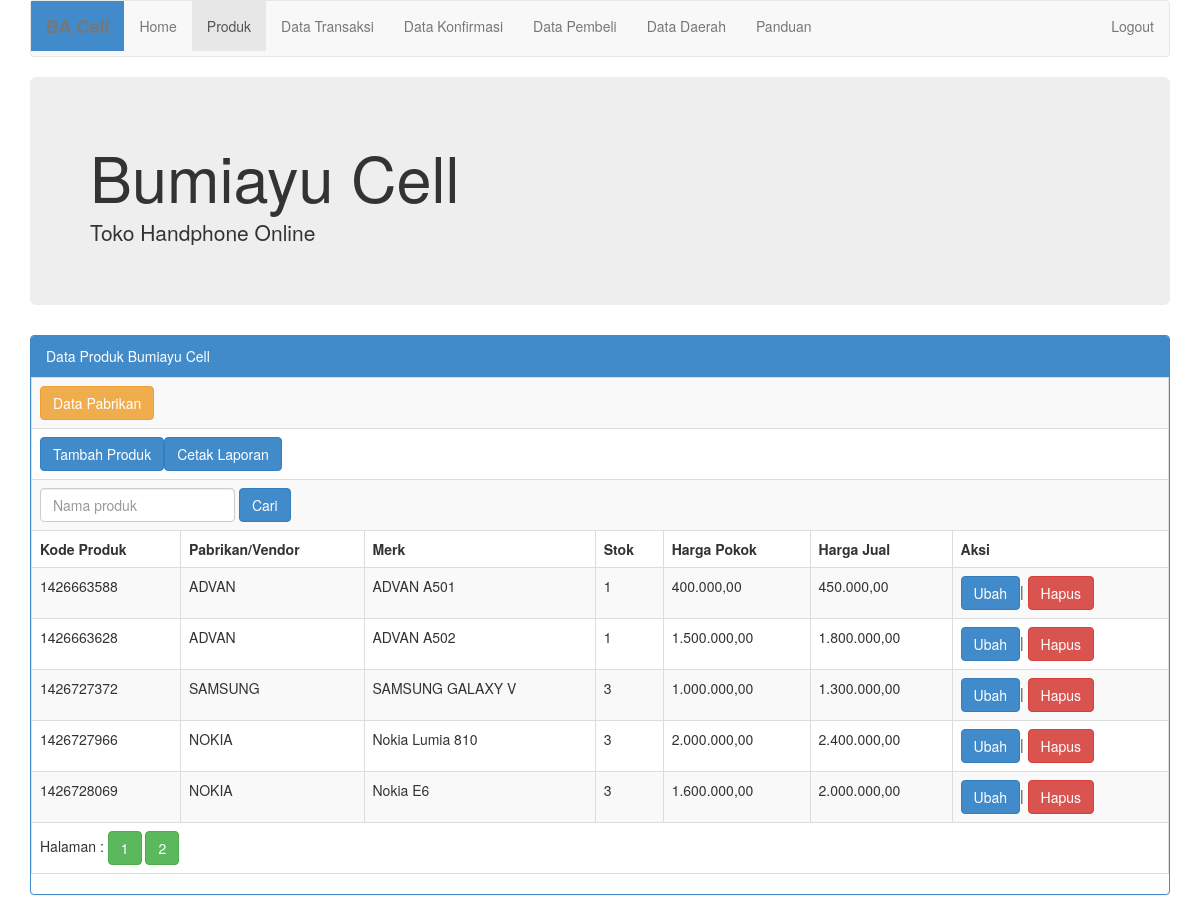
Page /page/admin/index.php?admin=produk (signed in) on the committed database.
### tables this page shows
CREATE TABLE `produk` (
  `kode_produk` varchar(20) NOT NULL,
  `kode_pabrikan_produk` varchar(10) NOT NULL,
  `nama_produk` varchar(50) NOT NULL,
  `stok` int(5) NOT NULL,
  `harga_pokok` double NOT NULL,
  `harga_jual` double NOT NULL,
  `spesifikasi` text NOT NULL,
  `nama_gambar` varchar(255) NOT NULL,
  `lokasi_gambar` varchar(255) NOT NULL,
  `berat_barang` double NOT NULL,
  PRIMARY KEY (`kode_produk`)
);

CREATE TABLE `pabrikan_ponsel` (
  `kode_pabrikan` varchar(10) NOT NULL,
  `nama_pabrikan` varchar(50) NOT NULL,
  `keterangan` text NOT NULL,
  PRIMARY KEY (`kode_pabrikan`)
);

### page/db/koneksi.php (called while the page is built, shortened)
<?php
class Koneksi {
    public static function connect() {
        $con = new mysqli(HOST, USERNAME, PASSWORD, DATABASE_NAME, PORT);
        return $con;
    }
}

### page/model/produk_model.php (called while the page is built, shortened)
<?php
include_once '../db/koneksi.php';
class Produk {
    private $kodeProduk;
    private $namaPabrikan;
    private $namaProduk;
    private $stok;
    private $hargaPokok;
    private $hargaJual;
    public function getKodeProduk() {
        return $this->kodeProduk;
    }
    public function getNamaPabrikan() {
        return $this->namaPabrikan;
    }
    public function getNamaProduk() {
        return $this->namaProduk;
    }
    public function getStok() {
        return $this->stok;
    }
    public function getHargaPokok() {
        return $this->hargaPokok;
    }
    public function getHargaJual() {
        return $this->hargaJual;
    }
    public function setKodeProduk($kodeProduk) {
        $this->kodeProduk = $kodeProduk;
    }
    public function setNamaPabrikan($namaPabrikan) {
        $this->namaPabrikan = $namaPabrikan;
    }
    public function setNamaProduk($namaProduk) {
        $this->namaProduk = $namaProduk;
    }
    public function setStok($stok) {
        $this->stok = $stok;
    }
    public function setHargaPokok($hargaPokok) {
        $this->hargaPokok = $hargaPokok;
    }
    public function setHargaJual($hargaJual) {
        $this->hargaJual = $hargaJual;
    }
}
class ProdukDaoImpl implements ProdukDao {
    private $con;
    public function __construct() {
        $this->con = Koneksi::connect();
    }
    public function findAllLimit($start, $batch) {
        $hasil = array();
        $query = "SELECT kode_produk, kode_pabrikan_produk, nama_pabrikan, nama_produk, stok, harga_pokok, harga_jual, spesifikasi, nama_gambar, lokasi_gambar, berat_barang FROM produk, pabrikan_ponsel WHERE produk.kode_pabrikan_produk=pabrikan_ponsel.kode_pabrikan LIMIT ?,?";
        $prep = $this->con->prepare($query);
        $prep->bind_param('ii', $start, $batch);
        $prep->execute();
        $prep->bind_result($a, $b, $c, $d, $e, $f, $g, $h, $i, $j, $k);
        while ($prep->fetch()) {
            $p = new Produk();
            $p->setKodeProduk($a);
            $p->setKodePabrikanProduk($b);
            $p->setNamaPabrikan($c);
            $p->setNamaProduk($d);
            $p->setStok($e);
            $p->setHargaPokok($f);
            $p->setHargaJual($g);
            $p->setSpesifikasi($h);
            $p->setNamaGambar($i);
            $p->setLokasiGambar($j);
            $p->setBeratBarang($k);
            $hasil[] = $p;
        }
        return $hasil;
    }
    public function jumlahProduk() {
        $jumlah = 0;
        $query = "SELECT COUNT(kode_produk) AS JUMLAH FROM produk";
        $sql = $this->con->query($query);
        while ($res = $sql->fetch_assoc()){
            $jumlah = $res['JUMLAH'];
        }
        return $jumlah;
    }
}

### page/model/petugas_model.php (called while the page is built, shortened)
<?php
include_once '../db/koneksi.php';
class PetugasDaoImpl implements PetugasDao {
    private $con;
    public function __construct() {
        $this->con = Koneksi::connect();
    }
    public function login($username, $password) {
        $p = new Petugas();
        $query = "SELECT kode_petugas, nama_petugas, jenis_kelamin, username, password, no_telpon, alamat FROM petugas WHERE username = ? AND password = ?";
        $prep = $this->con->prepare($query);
        $prep->bind_param('ss', $username, $password);
        $prep->execute();
        $prep->bind_result($a, $b, $c, $d, $e, $f, $g);
        if ($prep->fetch()) {
            $p->setKodePetugas($a);
            $p->setNamaPetugas($b);
            $p->setJenisKelamin($c);
            $p->setUsername($d);
            $p->setPassword($e);
            $p->setNoTelpon($f);
            $p->setAlamat($g);
        }
        return $p;
    }
}

### page/admin/daftar_produk.php (the view, shortened to what this page needs)
<div class="navbar navbar-default" role="navigation">
    <div class="navbar-header">
        <label class="navbar-brand label-primary">BA Cell</label>
    </div>
    <div class="navbar-collapse collapse">
        <ul class="nav navbar-nav">
            <li><a href="index.php?admin=home"><span>Home</span></a> </li>
            <li class="active"><a href="index.php?admin=produk"><span>Produk</span></a></li>
            <li><a href="index.php?admin=data_transaksi"><span>Data Transaksi</span></a></li>
            <li><a href="index.php?admin=data_konfirmasi">Data Konfirmasi</a></li>
            <li><a href="index.php?admin=data_member"><span>Data Pembeli</span></a></li>
            <li><a href="index.php?admin=data_daerah">Data Daerah</a></li>
            <li><a href="index.php?admin=panduan_belanja"><span>Panduan</span></a></li>
        </ul>
        <ul class="nav navbar-nav navbar-right">
            <li><a href="logout_admin.php">Logout</a></li>
        </ul>
    </div>
</div>
<div class="jumbotron">
    <h1>Bumiayu Cell</h1>
    <p>Toko Handphone Online</p>
</div>
<div class="panel panel-primary">
    <div class="panel-heading">
        Data Produk Bumiayu Cell
    </div>
    <div>
        <table class="table table-bordered table-striped table-hover">
            <tr>
                <td colspan="7"><a href="index.php?admin=daftar_pabrikan" class="btn btn-warning">Data Pabrikan</a></td>
            </tr>
            <tr>
                <td colspan="7"><a href="index.php?admin=tambah_produk" class="btn btn-primary">Tambah Produk</a><a href="cetak_pdf_barang_go.php" class="btn btn-primary" target="blank">Cetak Laporan</a></td>
            </tr>
            <tr>
                <td colspan="7">
                    <form action="index.php?admin=cari_produk_by_nama" method="post" class="form-inline" id="form-cari">
                        <div class="form-group">
                            <input type="text" name="nama_produk" id="nama_produk" class="required form-control" placeholder="Nama produk"/>
                        </div>
                        <button type="submit" name="cari" class="btn btn-primary">Cari</button>
                    </form>
                </td>
            </tr>
            <tr>
                <th>Kode Produk</th>
                <th>Pabrikan/Vendor</th>
                <th>Merk</th>
                <th>Stok</th>
                <th>Harga Pokok</th>
                <th>Harga Jual</th>
                <th>Aksi</th>
            </tr>
            <?php
            include_once '../model/produk_model.php';
            $pdao = new ProdukDaoImpl();
            $pdaof = new ProdukDaoImpl();
            $jml = $pdao->jumlahProduk();
            $page = filter_input(INPUT_GET, 'page');
            $batch = 5;
            $pages = ceil($jml / $batch);
            if (!$page)
                $page = 1;
            $start = ($page - 1) * $batch;
            $data = $pdaof->findAllLimit($start, $batch);
            for ($i = 0; $i < count($data); $i++) {
                $p = $data[$i];
                $kodeProduk = $p->getKodeProduk();
                $merk = $p->getNamaProduk();
                $namaPabrikan = $p->getNamaPabrikan();
                $stok = $p->getStok();
                $hargaPokok = $p->getHargaPokok();
                $hargaJual = $p->getHargaJual();
                $token = md5(md5($kodeProduk) . md5('kata diacak'));
                ?>
                <tr>
                    <td><?php echo $kodeProduk; ?></td>
                    <td><?php echo $namaPabrikan; ?></td>
                    <td><?php echo $merk; ?></td>
                    <td><?php echo $stok; ?></td>
                    <td><?php echo number_format($hargaPokok, 2, ',', '.'); ?></td>
                    <td><?php echo number_format($hargaJual, 2, ',', '.'); ?></td>
                    <td><a href="index.php?admin=ubah_produk&kode_produk=<?php echo $kodeProduk; ?>&token=<?php echo $token; ?>" class="btn btn-primary">Ubah</a>|
                        <a href="index.php?admin=hapus_produk&kode_produk=<?php echo $kodeProduk; ?>&token=<?php echo $token; ?>" class="btn btn-danger" onclick="return confirm('Peringatan !!\n nAnda yakin ?');">Hapus</a>
                    </td>
                </tr>
                <?php
            }
            if ($pages > 1) {
                echo "<tr>";
                echo "<td colspan='7'>Halaman : ";
                for ($i = 1; $i <= $pages; $i++) {
                    if ($i != ceil($start / $batch)) {
                        echo "<a href='index.php?admin=produk&page=$i' class='btn btn-success'>$i</a> ";
                    } else {
                        echo " <a href='index.php?admin=produk&page=$i' class='btn btn-success'>$i</a> ";
                    }
                }
                echo "</td>";
                echo "</tr>";
            }
            ?>
        </table>
    </div>
</div>

### page/admin/index.php (shortened to what this page needs)
<?php
include_once '../model/petugas_model.php';
if (!isset($_SESSION['username_login_admin']) && !isset($_SESSION['password_login_admin'])) {
    Validasi::harusLogin();
} else {
    $username = $_SESSION['username_login_admin'];
    $password = $_SESSION['password_login_admin'];
    $pdao = new PetugasDaoImpl();
    $p = $pdao->login($username, $password);
}
?>
<!DOCTYPE html PUBLIC "-//W3C//DTD XHTML 1.0 Strict//EN" "http://www.w3.org/TR/xhtml1/DTD/xhtml1-strict.dtd">
<html>
    <head>
            <link href="../../styles/bootstrap/bootstrap.css" rel="stylesheet"/>
            <link href="../../styles/bootstrap/bootstrap.min.css" rel="stylesheet"/>
            <link type="text/css" href="../../js/bootstrap/themes/base/jquery.ui.all.css" rel="stylesheet"/>
    </head>
    <body>
        <div class="container">
            <?php
            include 'controller_page_admin.php';
            ?>
        </div>
    </body>
</html>

### page/admin/controller_page_admin.php (shortened to what this page needs)
<?php
$admin = filter_input(INPUT_GET, 'admin');
switch ($admin) {
    case 'produk': include 'daftar_produk.php';
        break;
}

### rows in the picture
produk: kode_produk "1426663588", pabrikan_ponsel.nama_pabrikan "ADVAN", nama_produk "ADVAN A501", stok "1", harga_pokok "400.000,00", harga_jual "450.000,00"
produk: kode_produk "1426663628", pabrikan_ponsel.nama_pabrikan "ADVAN", nama_produk "ADVAN A502", stok "1", harga_pokok "1.500.000,00", harga_jual "1.800.000,00"
produk: kode_produk "1426727372", pabrikan_ponsel.nama_pabrikan "SAMSUNG", nama_produk "SAMSUNG GALAXY V", stok "3", harga_pokok "1.000.000,00", harga_jual "1.300.000,00"
produk: kode_produk "1426727966", pabrikan_ponsel.nama_pabrikan "NOKIA", nama_produk "Nokia Lumia 810", stok "3", harga_pokok "2.000.000,00", harga_jual "2.400.000,00"
produk: kode_produk "1426728069", pabrikan_ponsel.nama_pabrikan "NOKIA", nama_produk "Nokia E6", stok "3", harga_pokok "1.600.000,00", harga_jual "2.000.000,00"
